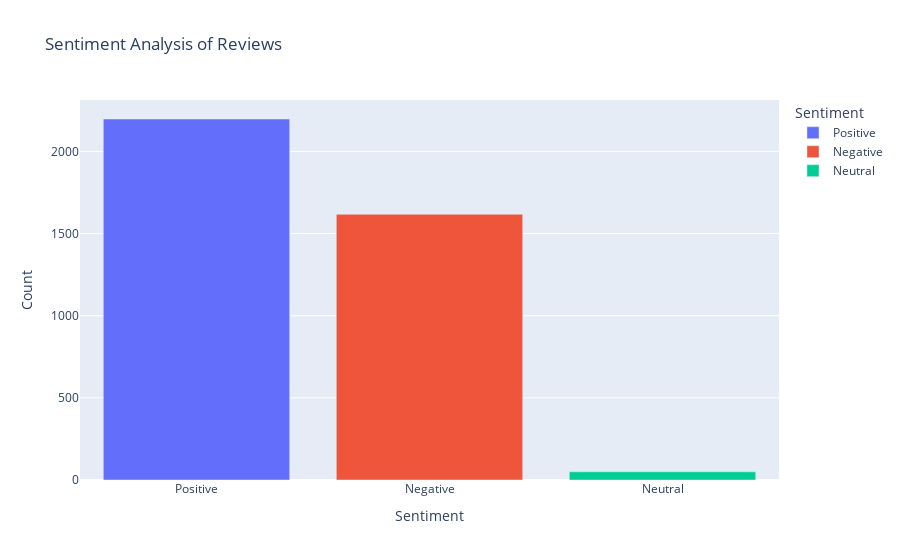

Source (notebook cell):
### Code cell
import plotly.express as px

# Calculate the total counts for each sentiment label
sentiment_counts = df['Sentiment_Label'].value_counts().reset_index()
sentiment_counts.columns = ['Sentiment_Label', 'Count']

# Creating a bar chart using plotly
fig = px.bar(sentiment_counts, x='Sentiment_Label', y='Count', title="Sentiment Analysis of Reviews", 
             labels={'Sentiment_Label': 'Sentiment', 'Count': 'Count'}, color='Sentiment_Label')
fig.show() # Displays the figure

### Figure 1 — Plotly figure (JSON) as saved in the notebook; plotly's stock layout.template omitted (floating-point values rounded to 4 significant figures)
{"data": [{"alignmentgroup": "True", "hovertemplate": "Sentiment=%{x}<br>Count=%{y}<extra></extra>", "legendgroup": "Positive", "marker": {"color": "#636efa", "pattern": {"shape": ""}}, "name": "Positive", "offsetgroup": "Positive", "orientation": "v", "showlegend": true, "textposition": "auto", "type": "bar", "x": ["Positive"], "xaxis": "x", "y": [2197], "yaxis": "y"}, {"alignmentgroup": "True", "hovertemplate": "Sentiment=%{x}<br>Count=%{y}<extra></extra>", "legendgroup": "Negative", "marker": {"color": "#EF553B", "pattern": {"shape": ""}}, "name": "Negative", "offsetgroup": "Negative", "orientation": "v", "showlegend": true, "textposition": "auto", "type": "bar", "x": ["Negative"], "xaxis": "x", "y": [1617], "yaxis": "y"}, {"alignmentgroup": "True", "hovertemplate": "Sentiment=%{x}<br>Count=%{y}<extra></extra>", "legendgroup": "Neutral", "marker": {"color": "#00cc96", "pattern": {"shape": ""}}, "name": "Neutral", "offsetgroup": "Neutral", "orientation": "v", "showlegend": true, "textposition": "auto", "type": "bar", "x": ["Neutral"], "xaxis": "x", "y": [50], "yaxis": "y"}], "layout": {"barmode": "relative", "legend": {"title": {"text": "Sentiment"}, "tracegroupgap": 0}, "title": {"text": "Sentiment Analysis of Reviews"}, "xaxis": {"anchor": "y", "categoryarray": ["Positive", "Negative", "Neutral"], "categoryorder": "array", "domain": [0, 1], "title": {"text": "Sentiment"}}, "yaxis": {"anchor": "x", "domain": [0, 1], "title": {"text": "Count"}}}}
